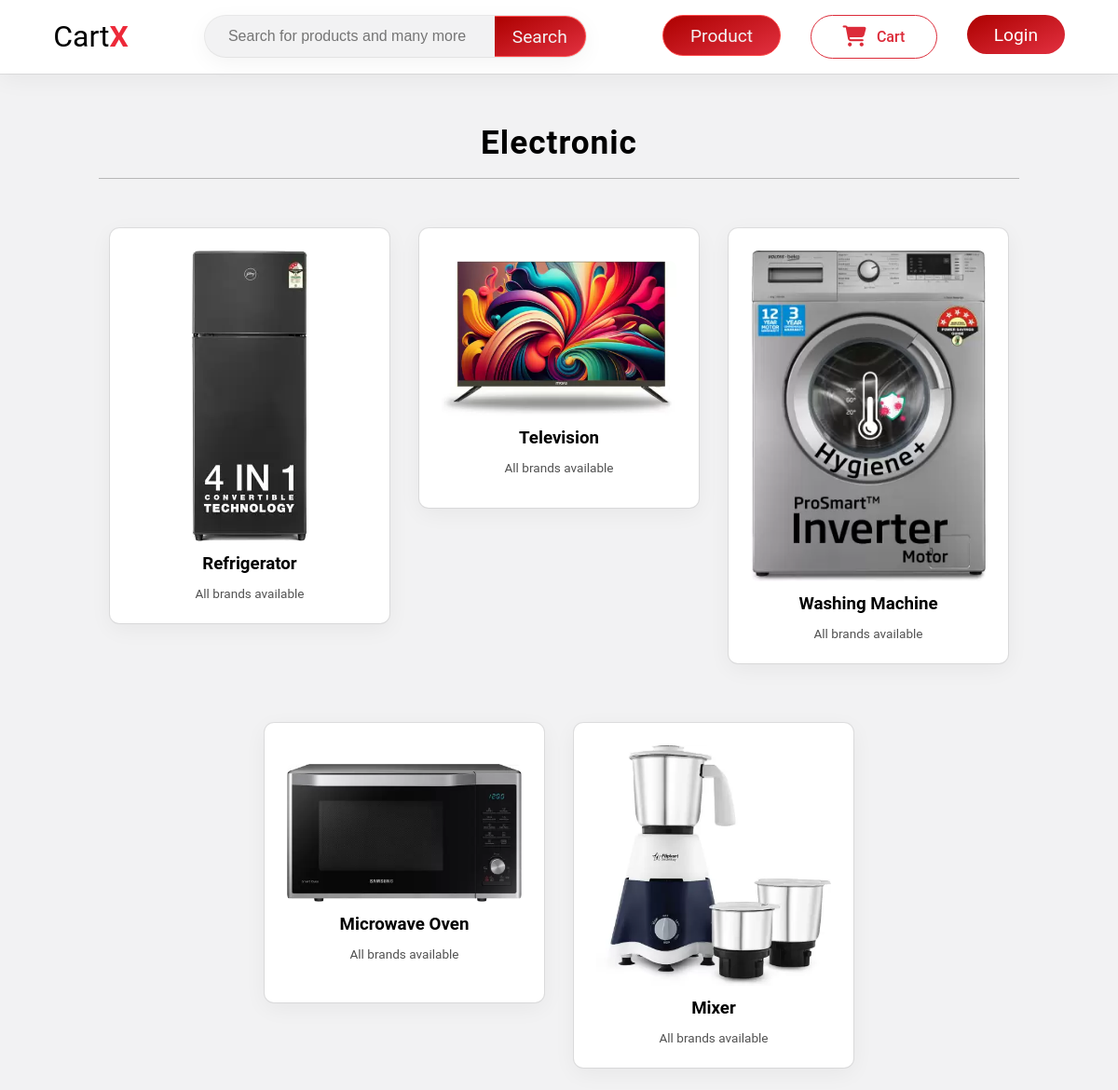
Screenshot of /shop/electronic/ with the database file from the repository.
### shop/models.py (models this page shows, shortened)
class Display_Product(models.Model):
    category = models.CharField(max_length=50, default="")
    sub_category = models.CharField(max_length=50, default="")
    category_desc = models.CharField(max_length=500)
    product_image = models.ImageField(upload_to="shop/images", default="")

### shop/views.py (the view)
# urls.py: path("electronic/", views.electronic, name="Electronic"),
def electronic(request):
    css_file_path = "shop/css/category.css"
    products = Display_Product.objects.all()
    for category in products:
        item = Display_Product.objects.filter(category="Electronic")
    params = {
        "products": item,
        "range": range(1, len(products)),
        "category_heading": "Electronic",
        "css_file_path": css_file_path,
    }
    return render(request, "shop/category_pages/base_cat.html", params)

### shop/templates/shop/category_pages/base_cat.html (shortened to what this page needs)
{% extends 'shop/basic.html' %}
{% load static %}
{% block head %}
<link rel="stylesheet" href="https://cdnjs.cloudflare.com/ajax/libs/font-awesome/6.4.0/css/all.min.css"
 />
{% endblock %}
{% block body %}
<div class="main-container">
    <h2 class="category-heading">
        {{category_heading}}
    </h2>
    <div class="product-category-container">
        {% for item in products %}
            <a href="{% url 'Subcategory' %}?sub_category={{ item.sub_category }}" class="product-category-link">
            <div class="category-cards">
                <img src="/media/{{item.product_image}}" alt="Product Image">
                <h3 class="product-category-title">{{item.sub_category}}</h3>
                <p class="product-desc">
                    {{item.category_desc}}
                </p>
            </div>
        </a>
        {% endfor %}
    </div>
</div>
{% endblock %}

### shop/static/shop/css/category.css (style rules this page uses)
* { margin: 0; padding: 0; box-sizing: border-box; text-decoration: none; list-style: none; }
body { background-color: #f2f2f3; }
.category-heading { text-align: center; font-family: 'roboto', sans-serif; font-size: 2.2rem; margin-top: 1.2em; border-bottom: 1px solid rgb(183, 183, 183); margin: 1.5em 3em; padding-bottom: .5em; letter-spacing: 1px; }
.product-category-container { display: flex; flex-wrap: wrap; gap: 4em 2em; justify-content: center; padding-bottom: 1.5em; }
.category-cards { display: flex; justify-content: center; flex-direction: column; align-items: center; background-color: white; width: 300px; min-height: 300px; padding: 1.5em 1.5em; text-align: center; row-gap: .8em; font-family: 'roboto', sans-serif; color: black; border-radius: 10px; box-shadow: rgba(0, 0, 0, 0.05) 0px 6px 24px 0px, rgba(0, 0, 0, 0.08) 0px 0px 0px 1px; transition: all .1s ease-in-out; }
.category-cards p { color: rgb(82, 82, 82); font-size: .85rem; }
.category-cards img { max-width: 100%; max-height: 100%; border-radius: 8px; }

### rows the page displays
Display_Product: product_image (picture), sub_category "Refrigerator", category_desc "All brands available"
Display_Product: product_image (picture), sub_category "Television", category_desc "All brands available"
Display_Product: product_image (picture), sub_category "Washing Machine", category_desc "All brands available"
Display_Product: product_image (picture), sub_category "Microwave Oven", category_desc "All brands available"
Display_Product: product_image (picture), sub_category "Mixer", category_desc "All brands available"

### other values shown
{{ category_heading }} "Electronic"
